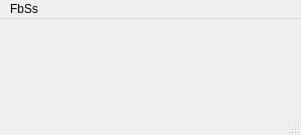
<?xml version="1.0" encoding="UTF-8"?>
<ui version="4.0">
 <class>FbSs</class>
 <widget class="QMainWindow" name="FbSs">
  <property name="geometry">
   <rect>
    <x>0</x>
    <y>0</y>
    <width>301</width>
    <height>135</height>
   </rect>
  </property>
  <property name="windowTitle">
   <string>MainWindow</string>
  </property>
  <widget class="QWidget" name="centralwidget"/>
  <widget class="QMenuBar" name="menubar">
   <property name="geometry">
    <rect>
     <x>0</x>
     <y>0</y>
     <width>301</width>
     <height>25</height>
    </rect>
   </property>
   <widget class="QMenu" name="menuFbSs">
    <property name="title">
     <string>FbSs</string>
    </property>
   </widget>
   <addaction name="menuFbSs"/>
  </widget>
  <widget class="QStatusBar" name="statusbar"/>
 </widget>
 <resources/>
 <connections/>
</ui>
